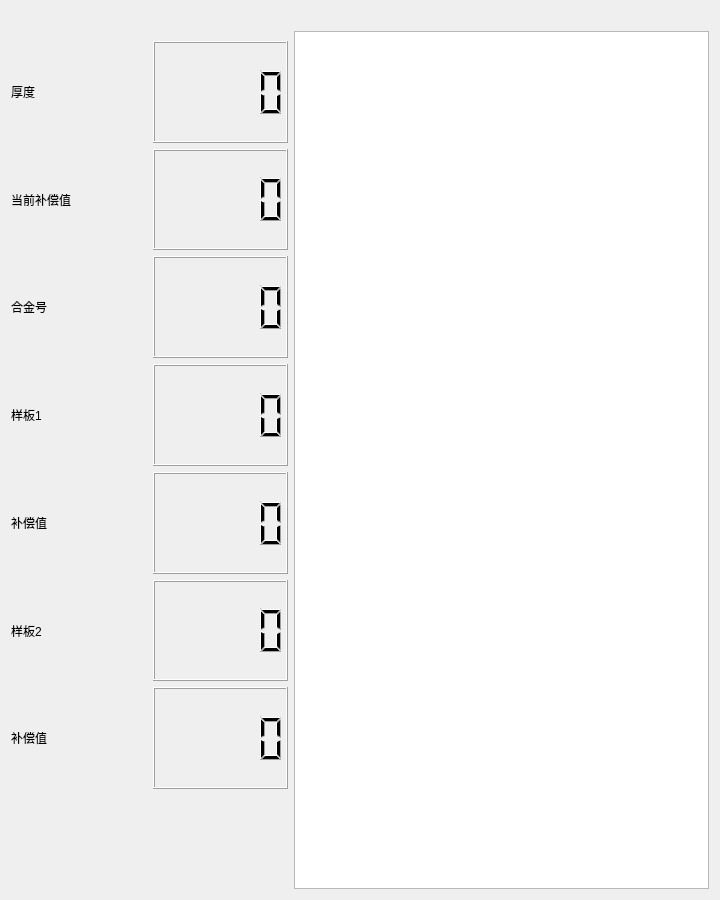
<?xml version="1.0" encoding="UTF-8"?>
<ui version="4.0">
 <class>MetalTableView</class>
 <widget class="QWidget" name="MetalTableView">
  <property name="geometry">
   <rect>
    <x>0</x>
    <y>0</y>
    <width>720</width>
    <height>900</height>
   </rect>
  </property>
  <property name="windowTitle">
   <string>Form</string>
  </property>
  <property name="locale">
   <locale language="Chinese" country="China"/>
  </property>
  <layout class="QGridLayout" name="gridLayout">
   <item row="0" column="0">
    <layout class="QHBoxLayout" name="horizontalLayout" stretch="2,3">
     <item>
      <layout class="QGridLayout" name="gridLayout_2">
       <property name="topMargin">
        <number>30</number>
       </property>
       <property name="bottomMargin">
        <number>100</number>
       </property>
       <item row="5" column="0">
        <widget class="QLabel" name="label_6">
         <property name="text">
          <string>样板2</string>
         </property>
        </widget>
       </item>
       <item row="0" column="3">
        <widget class="QLCDNumber" name="thickness_lcd"/>
       </item>
       <item row="5" column="3">
        <widget class="QLCDNumber" name="lcdNumber_6"/>
       </item>
       <item row="4" column="0">
        <widget class="QLabel" name="compensation_1_label">
         <property name="text">
          <string>补偿值</string>
         </property>
        </widget>
       </item>
       <item row="1" column="3">
        <widget class="QLCDNumber" name="compensation_value_lcd"/>
       </item>
       <item row="6" column="0">
        <widget class="QLabel" name="compensation_2_label">
         <property name="text">
          <string>补偿值</string>
         </property>
        </widget>
       </item>
       <item row="1" column="0">
        <widget class="QLabel" name="compensation_value_label">
         <property name="text">
          <string>当前补偿值</string>
         </property>
        </widget>
       </item>
       <item row="3" column="3">
        <widget class="QLCDNumber" name="sample_1_lcd"/>
       </item>
       <item row="2" column="3">
        <widget class="QLCDNumber" name="metal_number_lcd"/>
       </item>
       <item row="4" column="3">
        <widget class="QLCDNumber" name="compensation_1_lcd"/>
       </item>
       <item row="3" column="0">
        <widget class="QLabel" name="sample_1_label">
         <property name="text">
          <string>样板1</string>
         </property>
        </widget>
       </item>
       <item row="2" column="0">
        <widget class="QLabel" name="metal_number_label">
         <property name="text">
          <string>合金号</string>
         </property>
        </widget>
       </item>
       <item row="0" column="0">
        <widget class="QLabel" name="thickness_label">
         <property name="text">
          <string>厚度</string>
         </property>
        </widget>
       </item>
       <item row="6" column="3">
        <widget class="QLCDNumber" name="compensation_2_lcd"/>
       </item>
      </layout>
     </item>
     <item>
      <layout class="QVBoxLayout" name="verticalLayout_2">
       <item>
        <widget class="QLabel" name="table_name_label">
         <property name="text">
          <string/>
         </property>
         <property name="alignment">
          <set>Qt::AlignCenter</set>
         </property>
        </widget>
       </item>
       <item>
        <widget class="QTableView" name="tableView"/>
       </item>
      </layout>
     </item>
    </layout>
   </item>
  </layout>
 </widget>
 <resources/>
 <connections/>
</ui>
